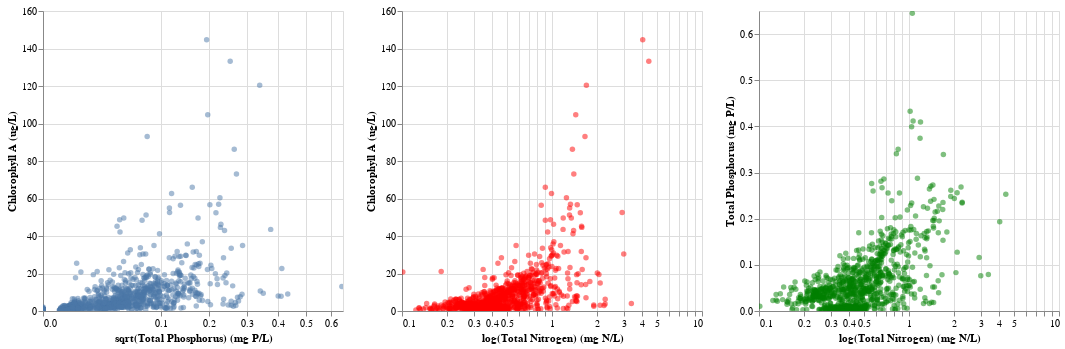

Notebook code cell kept with this figure:
### Code cell
phos = alt.Chart(ncca_mod1).mark_circle(
    opacity = 0.5,
    clip = True,
).encode(
    x = alt.X('Total Phosphorus (mg P/L):Q',
              title = 'sqrt(Total Phosphorus) (mg P/L)',
              scale=alt.Scale(type='sqrt')
             ),
    y = 'Chlorophyll A (ug/L):Q'
).properties(
    height = 300,
    width = 300
)

nitr = alt.Chart(ncca_mod1).mark_circle(
    color='red',
    opacity = 0.5,
    clip = True
).encode(
    x = alt.X('Total Nitrogen (mg N/L):Q',
              title='log(Total Nitrogen) (mg N/L)',
              scale=alt.Scale(type='log')
             ),
    y = 'Chlorophyll A (ug/L):Q'
).properties(
 height = 300,
 width = 300
)

phos_nitr = alt.Chart(ncca_mod1).mark_circle(
    color= 'green',
    opacity = 0.5,
    clip = True
 ).encode(
    x = alt.X('Total Nitrogen (mg N/L):Q',
              title='log(Total Nitrogen) (mg N/L)',
              scale=alt.Scale(type='log')
             ),
    y = 'Total Phosphorus (mg P/L):Q'
).properties(
    height = 300,
    width = 300
)

phos | nitr | phos_nitr

### Figure 1 — Vega-Lite specification as saved in the notebook (floating-point values rounded to 4 significant figures; data arrays with more than 128 entries replaced by an {"elided": "..."} marker saying what was removed)
{"config": {"view": {"continuousWidth": 400, "continuousHeight": 300}}, "hconcat": [{"mark": {"type": "circle", "clip": true, "opacity": 0.5}, "encoding": {"x": {"field": "Total Phosphorus (mg P/L)", "scale": {"type": "sqrt"}, "title": "sqrt(Total Phosphorus) (mg P/L)", "type": "quantitative"}, "y": {"field": "Chlorophyll A (ug/L)", "type": "quantitative"}}, "height": 300, "width": 300}, {"mark": {"type": "circle", "clip": true, "color": "red", "opacity": 0.5}, "encoding": {"x": {"field": "Total Nitrogen (mg N/L)", "scale": {"type": "log"}, "title": "log(Total Nitrogen) (mg N/L)", "type": "quantitative"}, "y": {"field": "Chlorophyll A (ug/L)", "type": "quantitative"}}, "height": 300, "width": 300}, {"mark": {"type": "circle", "clip": true, "color": "green", "opacity": 0.5}, "encoding": {"x": {"field": "Total Nitrogen (mg N/L)", "scale": {"type": "log"}, "title": "log(Total Nitrogen) (mg N/L)", "type": "quantitative"}, "y": {"field": "Total Phosphorus (mg P/L)", "type": "quantitative"}}, "height": 300, "width": 300}], "data": {"name": "data-d5e733a9647cede25b3a14edd65f2e44"}, "$schema": "https://vega.github.io/schema/vega-lite/v4.17.0.json", "datasets": {"data-d5e733a9647cede25b3a14edd65f2e44": {"elided": "1092 records"}}}
